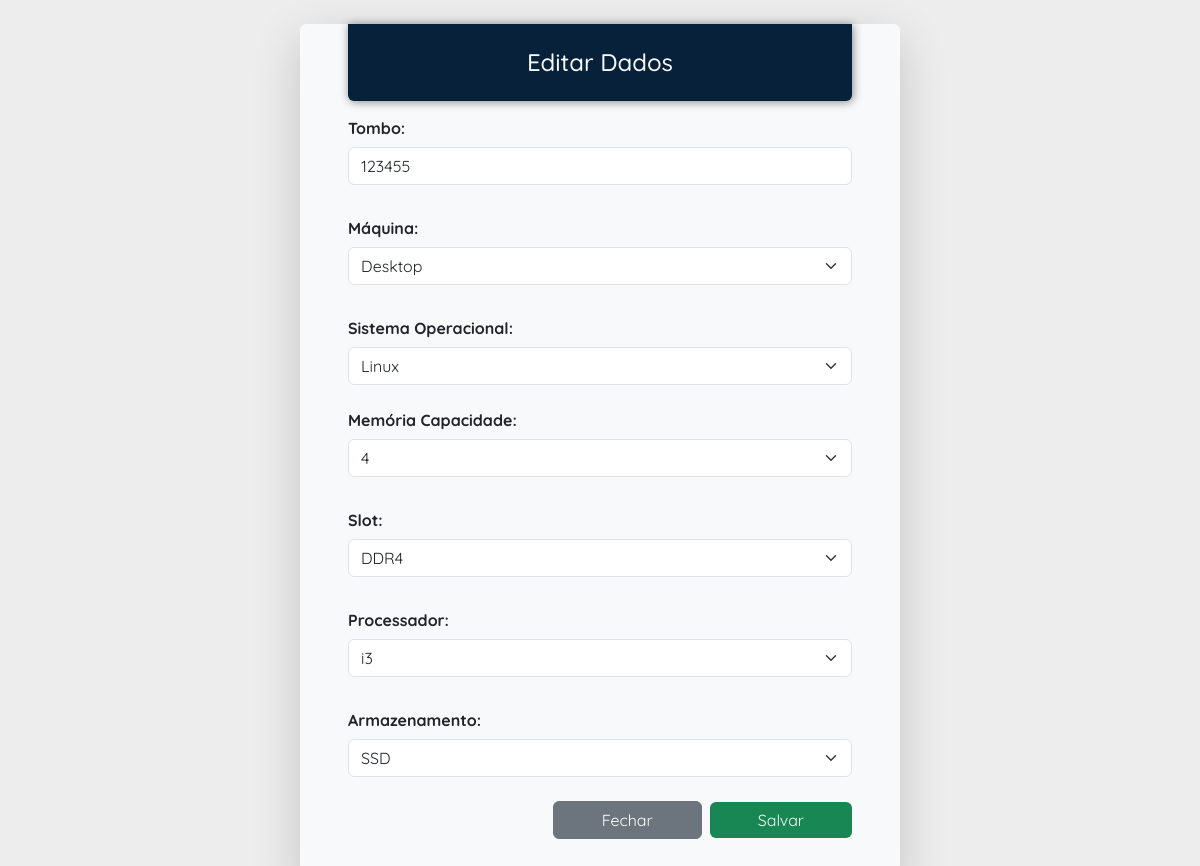
Page /scripts/editar_dados.php?id=4 on the committed database.
### tables this page shows
CREATE TABLE `maquinas` (
  `id` int(10) NOT NULL,
  `tombo` int(10) NOT NULL,
  `maquina` varchar(10) NOT NULL,
  `sistema` varchar(10) NOT NULL,
  `memoria` int(10) NOT NULL,
  `slot` varchar(10) NOT NULL,
  `processador` varchar(15) NOT NULL,
  `armazenamento` varchar(10) NOT NULL
);

### scripts/editar_dados.php (the view, shortened to what this page needs)
<?php
if(!empty($_GET['id'])) {
    include_once 'config.php';
    $id = $_GET['id'];
    $sqlSelect = "SELECT * FROM maquinas WHERE id = $id";
    $result = mysqli_query($conexao, $sqlSelect);
    if($result->num_rows > 0) {
        while($row = mysqli_fetch_assoc($result)) {
            $tombo         = $row['tombo'];
            $maquina       = $row['maquina'];
            $sistema       = $row['sistema'];
            $memoria       = $row['memoria'];
            $slot          = $row['slot'];
            $processador   = $row['processador'];
            $armazenamento = $row['armazenamento'];
        }
    }
    else {
        header('Location: pages/maquinas.php');
    }
    } else {
        header('Location: ../index.php?content=maquinas');
    }
?>
<!DOCTYPE html>
<html lang="pt-br">
<head>
    <link href="https://cdn.jsdelivr.net/npm/bootstrap@5.3.0/dist/css/bootstrap.min.css" rel="stylesheet"
>
    <link rel="stylesheet" href="https://cdn.jsdelivr.net/npm/bootstrap-icons@1.10.5/font/bootstrap-icons.css">
    <link rel="stylesheet" href="../css/style.css">
</head>
<body>
    <div class="container pe-5 pb-5 ps-5 mt-4 mb-4 bg-light rounded shadow-lg text-dark w-50" style="margin-top: 4em;">
        <h1 class="fs-4 w-100 text-center nav-color text-light p-4 rounded-0 rounded-bottom d-block">Editar Dados</h1>
        <form action="saveEdit.php" method="POST">
            <div class="mb-4">
                <label for="tombo" class="col-form-label fw-bold">Tombo:</label>
                <input type="number" class="form-control" id="tombo" name="tombo" value="<?php echo $tombo ?>" required>
            </div>
            <div class="mb-4">
                <label for="maquina" class="col-form-label fw-bold">Máquina:</label>
                <select class="form-select" id="maquina" name="maquina" value="<?php echo $maquina ?>" required>
                    <option value="Desktop" <?php if ($maquina === "Desktop") echo "selected"; ?>>Desktop</option>
                </select>
            </div>
            <div class="mb-3">
                <label for="maquina" class="col-form-label fw-bold">Sistema Operacional:</label>
                <select class="form-select" id="sistema" name="sistema" required>
                    <option value="Linux"   <?php if ($sistema === "Linux")   echo "selected"; ?>>Linux</option>
                </select>
            </div>
            <div class="mb-4">
                <label for="memoria" class="col-form-label fw-bold">Memória Capacidade:</label>
                <select class="form-select" id="memoria" name="memoria" required>
                    <option value="4"       <?php if ($memoria === "4")  echo "selected"; ?>>4</option>
                </select>
            </div>
            <div class="mb-4">
                <label for="slot" class="col-form-label fw-bold">Slot:</label>
                <select class="form-select" id="slot" name="slot" required>
                    <option value="DDR4" <?php if ($slot === "DDR4") echo "selected"; ?>>DDR4</option>
                </select>
            </div>
            <div class="mb-4">
                <label for="processador" class="col-form-label fw-bold">Processador:</label>
                <select class="form-select" id="processador" name="processador" value="<?php echo $processador ?>" required>
                    <option value="i3"      <?php if ($processador === "i3")      echo "selected"; ?>>i3</option>
                </select>
            </div>
            <div class="mb-4">
                <label for="maquina" class="col-form-label fw-bold">Armazenamento:</label>
                <select class="form-select" id="armazenamento" name="armazenamento" value="<?php echo $armazenamento ?>"
                    required>
                    <option value="SSD" <?php if ($armazenamento === "SSD") echo "selected"; ?>>SSD</option>
                </select>
            </div>
            <div class="modal-footer gap-2 mt-4">
                <a href="../index.php?content=maquinas"><button type="button" class="btn btn-secondary close pe-5 ps-5"
                        data-dismiss="modal">Fechar</button></a>
                <input type="submit" value="Salvar" class="btn btn-primary btn-success text-light border-0 pe-5 ps-5" id="update" name="update">
            </div>
        </form>
    </div>
</body>
</html>

### css/style.css (style rules this page uses)
body { background-color: #eeeded; margin: 0; padding: 0; font-family: 'Quicksand', sans-serif; font-weight: bold; }
.nav-color { background-color: #07213a; box-shadow: 1px 1px 10px rgba(0, 0, 0, 0.466); }

### rows in the picture
maquinas: tombo "123455", maquina "Desktop", sistema "Linux", memoria "4", slot "DDR4", processador "i3", armazenamento "SSD"
